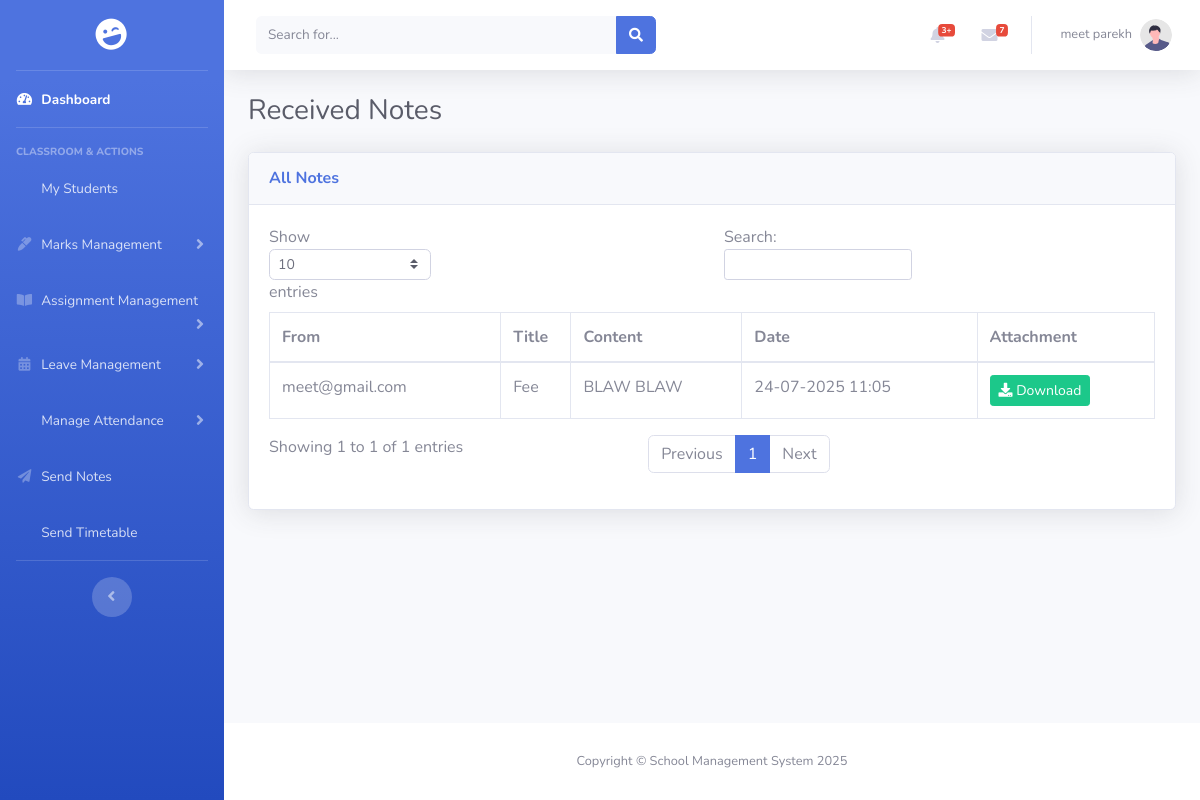
/pages/student/view_notes.php (signed in), run on an earlier commit of the app's database.
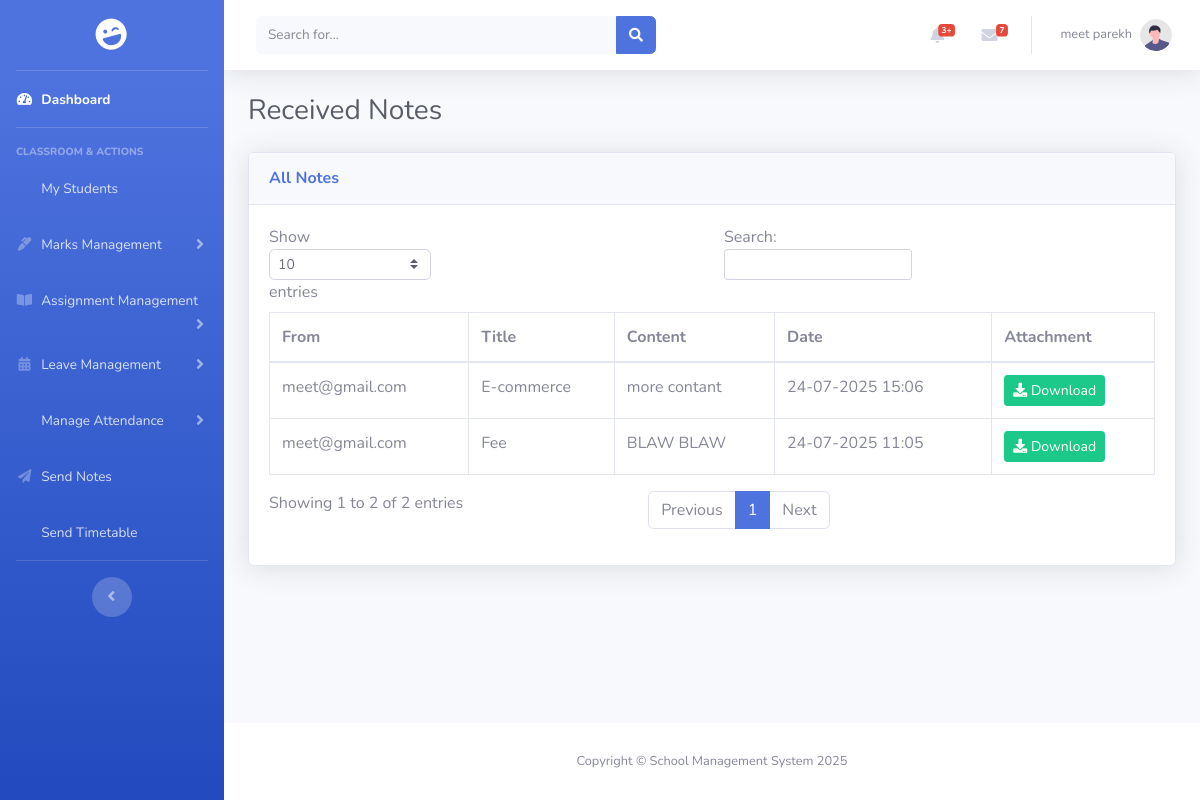
And on a later commit of the database.
### tables this page shows
CREATE TABLE `notes` (
  `id` int(11) NOT NULL,
  `user_id` int(11) NOT NULL,
  `school_id` int(11) DEFAULT NULL,
  `target_standard` varchar(50) DEFAULT NULL,
  `title` varchar(255) NOT NULL,
  `content` text NOT NULL,
  `file_path` varchar(255) DEFAULT NULL,
  `original_filename` varchar(255) DEFAULT NULL,
  `created_at` timestamp NOT NULL DEFAULT current_timestamp()
);

CREATE TABLE `users` (
  `id` int(11) NOT NULL,
  `role` enum('student','teacher','schooladmin','bmc') NOT NULL,
  `email` varchar(50) NOT NULL,
  `password` varchar(255) NOT NULL
);

### pages/student/view_notes.php (the view, shortened to what this page needs)
<?php
include_once "../../includes/connect.php";
$notes = [];
$sql = "SELECT n.title, n.content, n.file_path, n.created_at, u.email as sender FROM notes n JOIN users u ON n.user_id = u.id ORDER BY n.created_at DESC";
$result = $conn->query($sql);
if ($result->num_rows > 0) {
    while ($row = $result->fetch_assoc()) {
        $notes[] = $row;
    }
}
?>
<!DOCTYPE html>
<html lang="en">
<head>
    <link href="https://stackpath.bootstrapcdn.com/bootstrap/4.5.2/css/bootstrap.min.css" rel="stylesheet">
    <link href="../../assets/vendor/fontawesome-free/css/all.min.css" rel="stylesheet" type="text/css">
    <link href="../../assets/css/sb-admin-2.min.css" rel="stylesheet">
    <link rel="stylesheet" href="../../assets/css/sidebar.css">
</head>
<body id="page-top">
    <div id="wrapper">
        <?php include '../../includes/sidebar.php'; ?>
        <div id="content-wrapper" class="d-flex flex-column">
            <div id="content">
                <?php include '../../includes/header.php'; ?>
                <div class="container-fluid">
                    <h1 class="h3 mb-4 text-gray-800">Received Notes</h1>
                    <div class="card shadow mb-4">
                        <div class="card-header py-3">
                            <h6 class="m-0 font-weight-bold text-primary">All Notes</h6>
                        </div>
                        <div class="card-body">
                            <div class="table-responsive">
                                <table class="table table-bordered" id="dataTable" width="100%" cellspacing="0">
                                    <thead>
                                        <tr>
                                            <th>From</th>
                                            <th>Title</th>
                                            <th>Content</th>
                                            <th>Date</th>
                                            <th>Attachment</th>
                                        </tr>
                                    </thead>
                                    <tbody>
                                        <?php foreach ($notes as $note): ?>
                                            <tr>
                                                <td><?php echo htmlspecialchars($note['sender']); ?></td>
                                                <td><?php echo htmlspecialchars($note['title']); ?></td>
                                                <td><?php echo nl2br(htmlspecialchars($note['content'])); ?></td>
                                                <td><?php echo date('d-m-Y H:i', strtotime($note['created_at'])); ?></td>
                                                <td>
                                                    <?php if ($note['file_path']): ?>
                                                        <a href="<?php echo htmlspecialchars($note['file_path']); ?>" class="btn btn-success btn-sm" download>
                                                            <i class="fas fa-download"></i> Download
                                                        </a>
                                                    <?php else: ?>
                                                        N/A
                                                    <?php endif; ?>
                                                </td>
                                            </tr>
                                        <?php endforeach; ?>
                                    </tbody>
                                </table>
                            </div>
                        </div>
                    </div>
                </div>
            </div>
            <?php include '../../includes/footer.php'; ?>
        </div>
    </div>
</body>
</html>

What changed in the data, as far as the page shows it:
added notes: user.email "meet@gmail.com", title "E-commerce", content "more contant", created_at "24-07-2025 15:06"
Also different on the page:
text written by a page script: "Show entries Search: Showing 1 to 1 of 1 entries Previous 1 Next" → "Show entries Search: Showing 1 to 2 of 2 entries Previous 1 Next"
